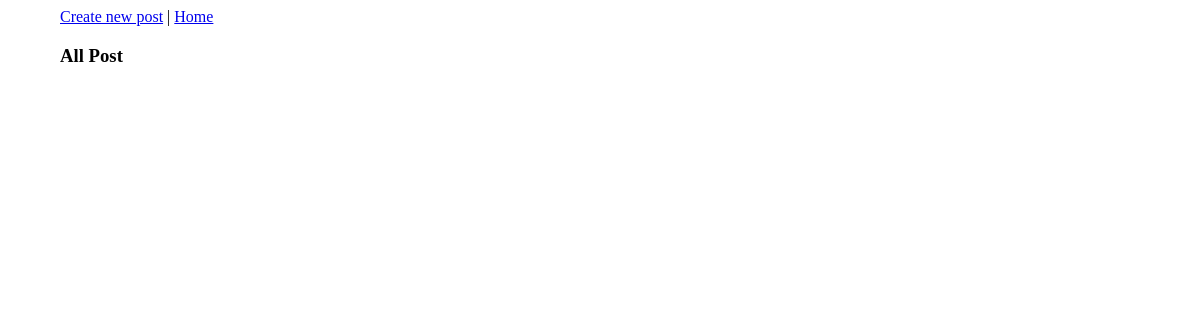
/, run on an earlier commit of the app's database.
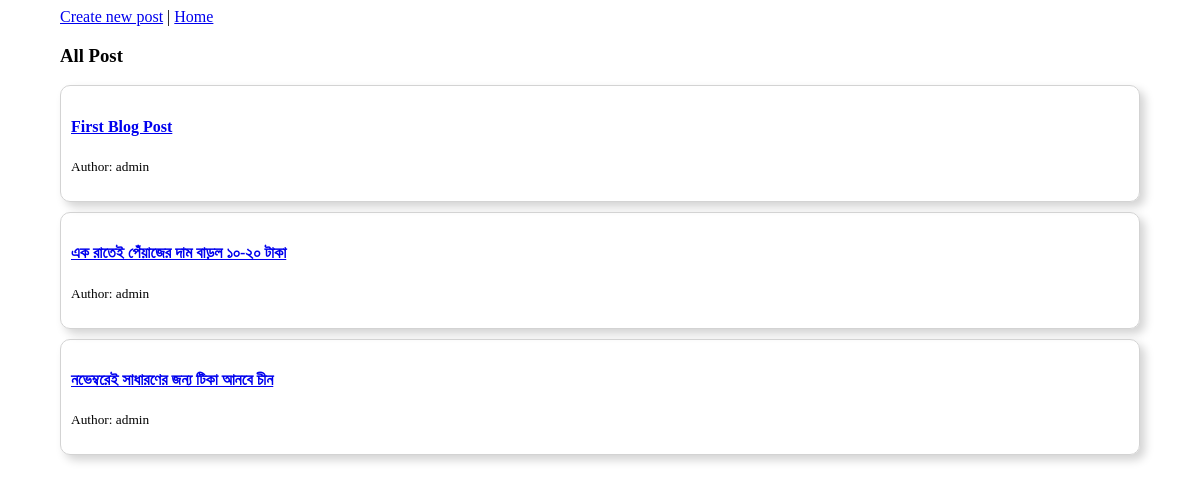
And on a later commit of the database.
### blog/models.py (models this page shows, shortened)
class Post(models.Model):
    title = models.CharField(blank=False, max_length=200)
    author = models.ForeignKey('auth.User', on_delete=models.CASCADE)
    body = models.TextField(blank=False)

### blog/views.py (the view)
# urls.py: path('', PostListView.as_view(), name='home'),
class PostListView(ListView):
    context_object_name = 'all_post'
    model = Post
    template_name = 'blog/home.html'

### templates/blog/home.html
{% extends "blog/base.html" %}
{% block content_block %}
<h3>All Post</h3>
{% for post in all_post %}
  <div class="">
    <h4><a href="{% url 'detail' post.pk %}">{{post.title}}</a> </h4>
    <p> <small> Author: {{post.author}}</small> </p>
  </div>
{% endfor %}
{% endblock %}

What changed in the data, as far as the page shows it:
added Post: title "First Blog Post", author "admin"
added Post: title "এক রাতেই পেঁয়াজের দাম বাড়ল ১০-২০ টাকা", author "admin"
added Post: title "নভেম্বরেই সাধারণের জন্য টিকা আনবে চীন", author "admin"
